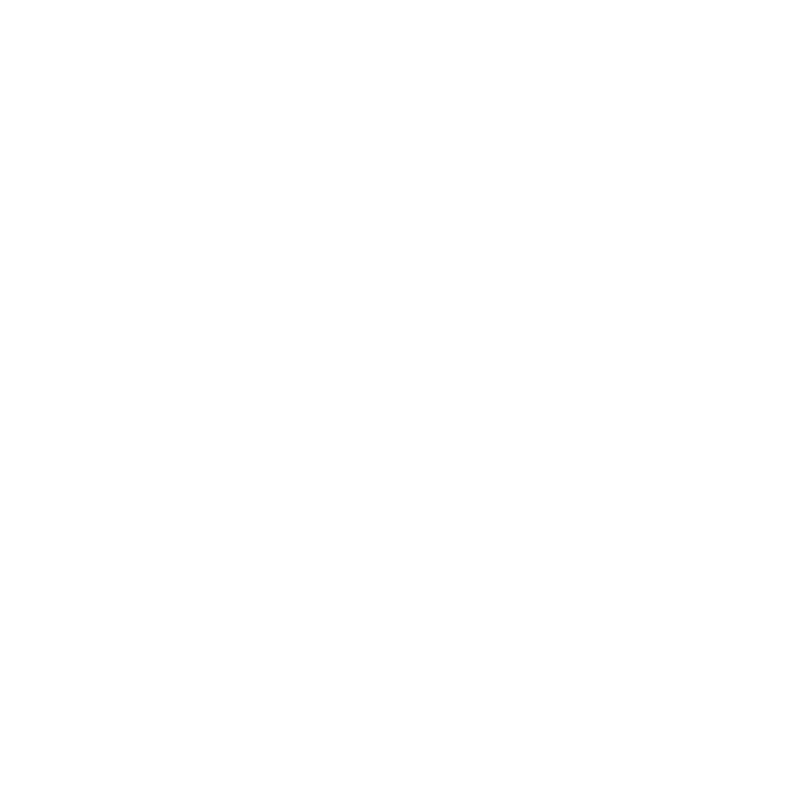
Frame 1 (no input)
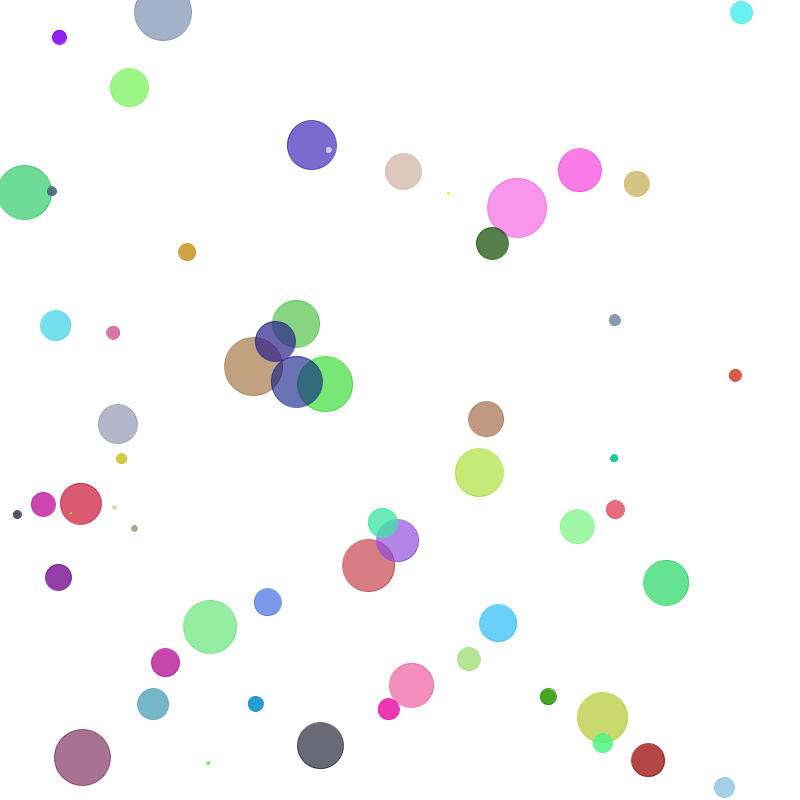
Frame 60 (the mouse pressed at the canvas centre just before this capture)
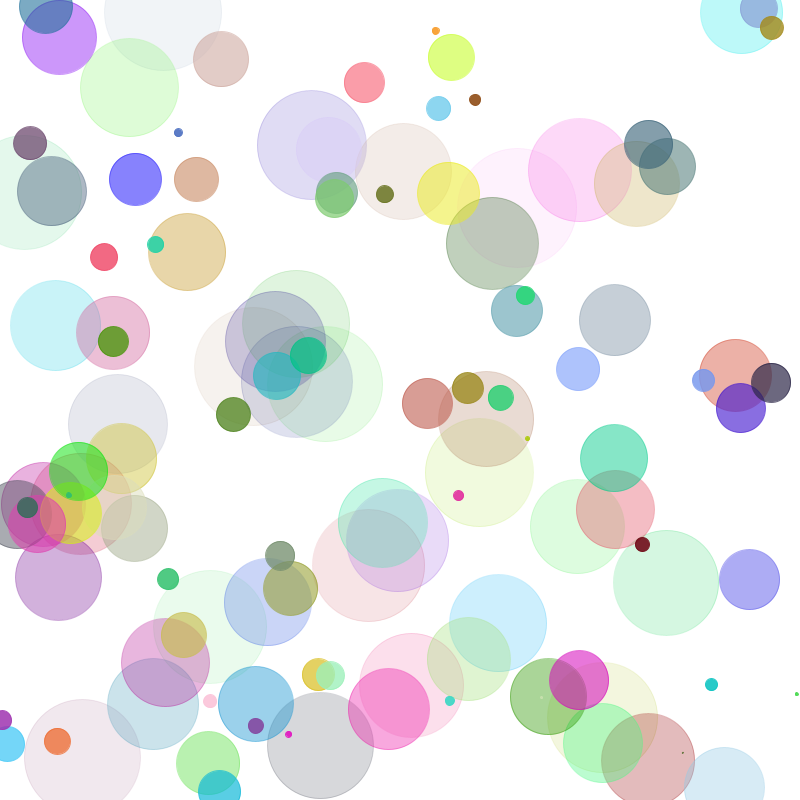
Frame 120 (the mouse held since frame 60 and released just before this capture)

The Processing sketch that drew these frames (run headless with seeded random() and noise(); from frame 60 on, the mouse is pressed at the canvas centre):

// Processing sketch: processing_113678
// ── processing_113678.pde

ArrayList<Ripple> ripples = new ArrayList();

void setup() {
 size(800,800);
 smooth();
}

void draw() {
  ripples.add(new Ripple(random (width),random (height)));
  background(255); 
  for(int i = 0; i < ripples.size(); i++){
    Ripple r = ripples.get(i);
    r.display();
    r.grow();
    if (r.fade <=0) {
      // Items can be deleted with remove().
      ripples.remove(r);
    }
  } 
  
  println(ripples.size());
}

//void mousePressed() {
//  ripples.add(new Ripple(random (width),random (height)));
//}



class Ripple {
  float x;
  float y;
  float rSize;
  float fade = 255;
  int r = int(random(255));
  int g = int(random(255));
  int b = int(random(255));

  Ripple(float _x, float _y) {
    x = _x;
    y = _y;
  }

  void display() {
    stroke(r, g, b,fade);
    fill(r, g, b,fade);
    ellipse(x, y, rSize, rSize);

  }

  void grow() {
    rSize++;
    fade-=2;
    if (fade <= 0) {
      fade = 0;
    }
  }
}
